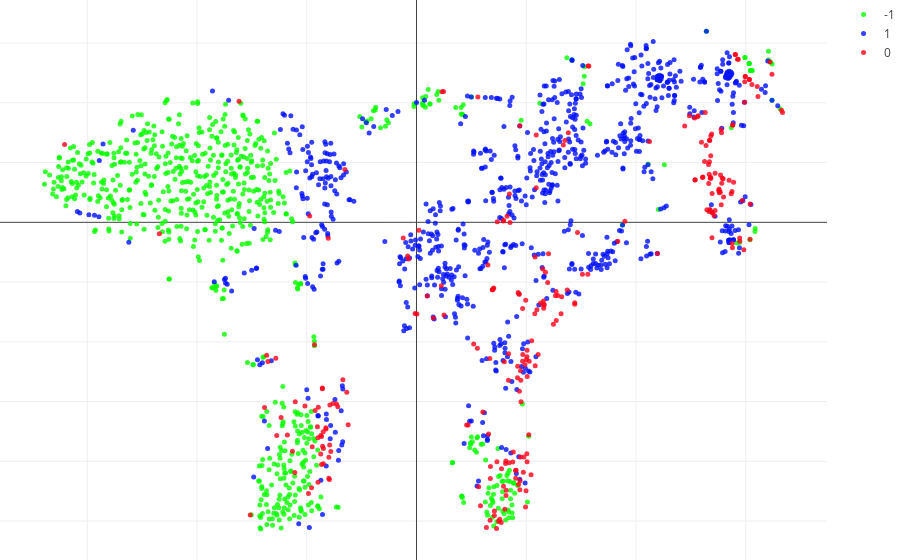

Source (notebook cell):
### Code cell
tsne(dfCic)

### Figure 1 — Plotly figure (JSON) as saved in the notebook; plotly's stock layout.template omitted (floating-point values rounded to 4 significant figures; data arrays with more than 128 entries replaced by an {"elided": "..."} marker saying what was removed)
{"data": [{"marker": {"color": "rgb(7,255,0)", "opacity": 0.8, "size": 5}, "mode": "markers", "name": "-1", "type": "scatter", "uid": "a90cecb4-02b0-4939-8db6-da3b1f7c1a64", "x": {"elided": "748 float values"}, "y": {"elided": "748 float values"}}, {"marker": {"color": "rgb(0,15,255)", "opacity": 0.8, "size": 5}, "mode": "markers", "name": "1", "type": "scatter", "uid": "99f80091-912a-4fc1-8db8-62bfea52bde3", "x": {"elided": "800 float values"}, "y": {"elided": "800 float values"}}, {"marker": {"color": "rgb(255,0,23)", "opacity": 0.8, "size": 5}, "mode": "markers", "name": "0", "type": "scatter", "uid": "43ba6940-2bc6-4a14-bbce-9fe613163c99", "x": {"elided": "262 float values"}, "y": {"elided": "262 float values"}}], "layout": {"margin": {"b": 0, "l": 0, "r": 0, "t": 0}}}
